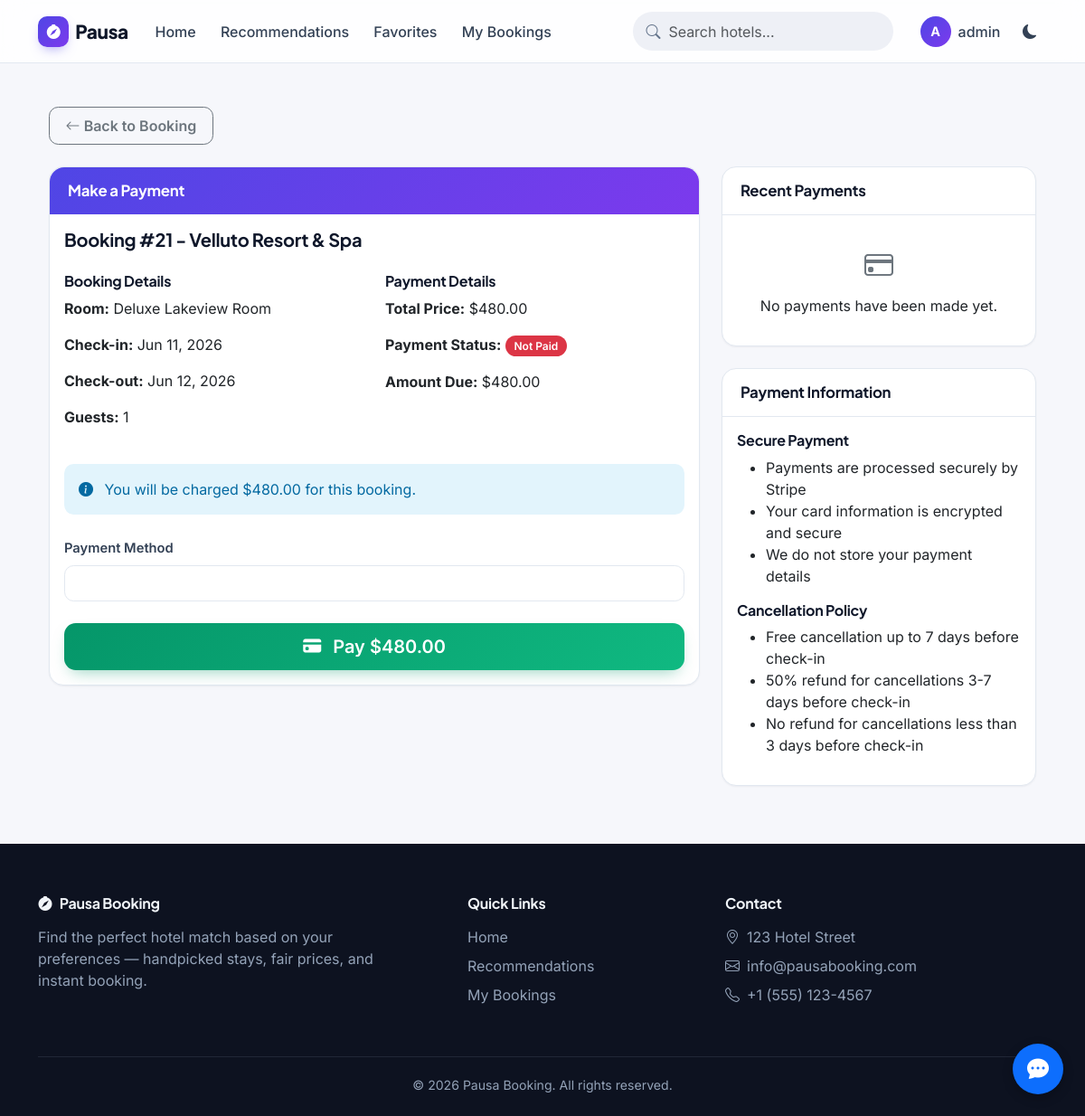
The app's page /bookings/bookings/21/payment/ (signed in) with its own data.
### accounts/models.py (models this page shows, shortened)
class User(AbstractUser):
    phone_number = models.CharField(max_length=15, blank=True)
    profile_picture = models.ImageField(upload_to='profile_pics/', blank=True, null=True)

### bookings/models.py (models this page shows, shortened)
class Booking(models.Model):
    user = models.ForeignKey(settings.AUTH_USER_MODEL, on_delete=models.CASCADE, related_name='bookings')
    room = models.ForeignKey(Room, on_delete=models.CASCADE, related_name='bookings')
    check_in_date = models.DateField()
    check_out_date = models.DateField()
    guests = models.PositiveSmallIntegerField(default=1)
    total_price = models.DecimalField(max_digits=10, decimal_places=2)
    special_requests = models.TextField(blank=True)
    status = models.CharField(
        max_length=20,
        choices=BookingStatus.choices,
        default=BookingStatus.PENDING
    )
    payment_status = models.CharField(
        max_length=20,
        choices=PaymentStatus.choices,
        default=PaymentStatus.NOT_PAID
    )
    created_at = models.DateTimeField(auto_now_add=True)
    updated_at = models.DateTimeField(auto_now=True)
    class Meta:
        ordering = ['-created_at']

### hotels/models.py (models this page shows, shortened)
class Room(models.Model):
    hotel = models.ForeignKey(Hotel, on_delete=models.CASCADE, related_name='rooms')
    name = models.CharField(max_length=100)
    description = models.TextField()
    price = models.DecimalField(max_digits=10, decimal_places=2)
    capacity = models.PositiveSmallIntegerField(default=2)
    is_available = models.BooleanField(default=True)

class Hotel(models.Model):
    name = models.CharField(max_length=200)
    description = models.TextField()
    address = models.CharField(max_length=255)
    city = models.CharField(max_length=100)
    district = models.CharField(max_length=100, blank=True)
    star_rating = models.PositiveSmallIntegerField(default=3)
    image = models.ImageField(upload_to='hotel_images/', blank=True, null=True)
    is_pet_friendly = models.BooleanField(default=False)
    is_family_friendly = models.BooleanField(default=False)
    latitude = models.FloatField(null=True, blank=True)
    longitude = models.FloatField(null=True, blank=True)
    created_at = models.DateTimeField(auto_now_add=True)
    updated_at = models.DateTimeField(auto_now=True)

### bookings/views.py (the view, shortened to what this page needs)
# urls.py: path('bookings/<int:booking_id>/payment/', views.process_payment, name='process_payment'),
@login_required
def process_payment(request, booking_id):
    booking = get_object_or_404(Booking, id=booking_id, user=request.user)
    if booking.payment_status == 'paid':
        messages.info(request, "This booking is already fully paid.")
        return redirect('booking_detail', booking_id=booking.id)
    total_paid = Payment.objects.filter(booking=booking, is_refund=False).aggregate(
        total=models.Sum('amount')
    )['total'] or 0
    total_refunded = Payment.objects.filter(booking=booking, is_refund=True).aggregate(
        total=models.Sum('amount')
    )['total'] or 0
    net_paid = total_paid - total_refunded
    amount_due = booking.total_price - net_paid
    payment_intent_data = StripeService.create_payment_intent(booking, amount_due)
    if not payment_intent_data:
        messages.error(request, "Unable to process payment at this time. Please try again later.")
        return redirect('booking_detail', booking_id=booking.id)
    recent_payments = Payment.objects.filter(booking=booking).order_by('-payment_date')[:5]
    context = {
        'booking': booking,
        'amount_due': amount_due,
        'recent_payments': recent_payments,
        'payment_history': booking.payments.all().order_by('-payment_date'),
        'stripe_publishable_key': settings.STRIPE_PUBLISHABLE_KEY,
        'client_secret': payment_intent_data['client_secret'],
        'amount_cents': payment_intent_data['amount_cents'],
    }
    return render(request, 'booking/payment_form.html', context)

### templates/booking/payment_form.html (shortened to what this page needs)
{% extends 'base.html' %}
{% block content %}
<div class="container mt-5">
    <div class="mb-4">
        <a href="{% url 'booking_detail' booking.id %}" class="btn btn-outline-secondary">
            <i class="bi bi-arrow-left"></i> Back to Booking
        </a>
    </div>
    <div class="row">
        <div class="col-lg-8">
            <div class="card mb-4">
                <div class="card-header bg-primary text-white">
                    <h4 class="mb-0">Make a Payment</h4>
                </div>
                <div class="card-body">
                    <h5 class="mb-4">Booking #{{ booking.id }} - {{ booking.room.hotel.name }}</h5>
                    <div class="row mb-4">
                        <div class="col-md-6">
                            <h6>Booking Details</h6>
                            <p><strong>Room:</strong> {{ booking.room.name }}</p>
                            <p><strong>Check-in:</strong> {{ booking.check_in_date|date:"M d, Y" }}</p>
                            <p><strong>Check-out:</strong> {{ booking.check_out_date|date:"M d, Y" }}</p>
                            <p><strong>Guests:</strong> {{ booking.guests }}</p>
                        </div>
                        <div class="col-md-6">
                            <h6>Payment Details</h6>
                            <p><strong>Total Price:</strong> ${{ booking.total_price|floatformat:2 }}</p>
                            <p><strong>Payment Status:</strong>
                                <span class="badge bg-{% if booking.payment_status == 'paid' %}success{% elif booking.payment_status == 'partially_paid' %}warning{% elif booking.payment_status == 'not_paid' %}danger{% else %}info{% endif %}">
                                    {{ booking.get_payment_status_display }}
                                </span>
                            </p>
                            <p><strong>Amount Due:</strong> ${{ amount_due|floatformat:2 }}</p>
                        </div>
                    </div>
                    {% if amount_due > 0 %}
                        <div class="alert alert-info mb-4">
                            <i class="bi bi-info-circle-fill me-2"></i>
                            You will be charged ${{ amount_due|floatformat:2 }} for this booking.
                        </div>
                        <form id="payment-form" method="post">
                            <div class="mb-4">
                                <label class="form-label">Payment Method</label>
                                <div id="card-element" class="form-control" style="height: 40px; padding: 10px;">
                                </div>
                            </div>
                            <div class="d-grid">
                                <button type="submit" id="submit-payment" class="btn btn-success btn-lg">
                                    <span id="button-text">
                                        <i class="bi bi-credit-card-fill me-2"></i> Pay ${{ amount_due|floatformat:2 }}
                                    </span>
                                </button>
                            </div>
                        </form>
                    {% else %}
                        <div class="alert alert-success">
                            <i class="bi bi-check-circle-fill me-2"></i> This booking is fully paid.
                        </div>
                    {% endif %}
                </div>
            </div>
        </div>
        <div class="col-lg-4">
            <div class="card mb-4">
                <div class="card-header bg-light">
                    <h5 class="mb-0">Recent Payments</h5>
                </div>
                <div class="card-body">
                    {% if recent_payments %}
                        <div class="list-group">
                            {% for payment in recent_payments %}
                                <div class="list-group-item">
                                    <div class="d-flex justify-content-between align-items-center">
                                        <div>
                                            <h6 class="mb-1">
                                                {% if payment.is_refund %}
                                                    <span class="text-danger">Refund</span>
                                                {% else %}
                                                    <span class="text-success">Payment</span>
                                                {% endif %}
                                            </h6>
                                            <small class="text-muted">{{ payment.payment_date|date:"M d, Y H:i" }}</small>
                                        </div>
                                        <div>
                                            <span class="{% if payment.is_refund %}text-danger{% else %}text-success{% endif %}">
                                                {% if payment.is_refund %}-{% else %}+{% endif %}${{ payment.amount|floatformat:2 }}
                                            </span>
                                        </div>
                                    </div>
                                </div>
                            {% endfor %}
                        </div>
                        <div class="mt-3 text-center">
                            <a href="{% url 'payment_history' booking.id %}" class="btn btn-outline-primary btn-sm">View All Payments</a>
                        </div>
                    {% else %}
                        <div class="text-center py-3">
                            <i class="bi bi-credit-card" style="font-size: 2rem; color: #6c757d;"></i>
                            <p class="mt-2 mb-0">No payments have been made yet.</p>
                        </div>
                    {% endif %}
                </div>
            </div>
            <div class="card">
                <div class="card-header bg-light">
                    <h5 class="mb-0">Payment Information</h5>
                </div>
                <div class="card-body">
                    <h6>Secure Payment</h6>
                    <ul>
                        <li>Payments are processed securely by Stripe</li>
                        <li>Your card information is encrypted and secure</li>
                        <li>We do not store your payment details</li>
                    </ul>
                    <h6>Cancellation Policy</h6>
                    <ul>
                        <li>Free cancellation up to 7 days before check-in</li>
                        <li>50% refund for cancellations 3-7 days before check-in</li>
                        <li>No refund for cancellations less than 3 days before check-in</li>
                    </ul>
                </div>
            </div>
        </div>
    </div>
</div>
{% endblock %}

### templates/base.html (shortened to what this page needs)
<!DOCTYPE html>
<html lang="en" data-theme="light" data-bs-theme="light">
<head>
    <link href="https://cdn.jsdelivr.net/npm/bootstrap@5.3.3/dist/css/bootstrap.min.css" rel="stylesheet">
    <link rel="stylesheet" href="https://cdn.jsdelivr.net/npm/bootstrap-icons@1.11.3/font/bootstrap-icons.css">
    <link rel="stylesheet" href="https://cdnjs.cloudflare.com/ajax/libs/font-awesome/6.5.1/css/all.min.css">
    <link rel="stylesheet" href="https://unpkg.com/leaflet@1.9.4/dist/leaflet.css"
/>
    <link rel="stylesheet" href="/static/css/app.css">
</head>
<body class="{% if user.is_authenticated %}user-logged-in{% endif %}">
    <nav class="navbar navbar-expand-lg app-navbar sticky-top">
        <div class="container">
            <a class="navbar-brand" href="{% url 'home' %}">
                <span class="brand-mark"><i class="bi bi-compass-fill"></i></span>
                Pausa
            </a>
            <div class="d-flex align-items-center order-lg-3 gap-2">
                <div class="theme-toggle-btn" title="Toggle dark/light mode">
                    <i class="bi bi-moon-fill theme-dark-icon"></i>
                </div>
            </div>
            <div class="collapse navbar-collapse order-lg-2" id="navbarNav">
                <ul class="navbar-nav me-auto mt-2 mt-lg-0">
                    <li class="nav-item">
                        <a class="nav-link {% if request.resolver_match.url_name == 'home' or request.resolver_match.url_name == 'hotel_list' %}active{% endif %}" href="{% url 'home' %}">Home</a>
                    </li>
                    {% if user.is_authenticated %}
                    <li class="nav-item">
                        <a class="nav-link {% if request.resolver_match.url_name == 'hotel_recommendations' %}active{% endif %}" href="{% url 'hotel_recommendations' %}">Recommendations</a>
                    </li>
                    <li class="nav-item">
                        <a class="nav-link {% if request.resolver_match.url_name == 'favorites' %}active{% endif %}" href="{% url 'favorites' %}">Favorites</a>
                    </li>
                    <li class="nav-item">
                        <a class="nav-link {% if request.resolver_match.url_name == 'booking_list' %}active{% endif %}" href="{% url 'booking_list' %}">My Bookings</a>
                    </li>
                    {% endif %}
                </ul>
                <form class="nav-search d-flex me-lg-3 my-2 my-lg-0" action="{% url 'search_hotels' %}" method="get">
                    <input class="form-control" type="search" name="q" placeholder="Search hotels...">
                </form>
                <ul class="navbar-nav">
                    {% if user.is_authenticated %}
                    <li class="nav-item dropdown">
                        <a class="nav-link d-flex align-items-center gap-2" href="#" id="navbarDropdown" role="button" data-bs-toggle="dropdown">
                            <span class="avatar-chip">{{ user.username|slice:":1" }}</span>
                            <span class="d-lg-none d-xl-inline">{{ user.username }}</span>
                        </a>
                    </li>
                    {% endif %}
                </ul>
            </div>
        </div>
    </nav>
    <div class="container mt-4 mb-5">
        {% block content %}{% endblock %}
    </div>
    <footer class="app-footer">
        <div class="container">
            <div class="row g-4">
                <div class="col-md-5">
                    <h5><i class="bi bi-compass-fill me-2"></i>Pausa Booking</h5>
                    <p class="mb-0 pe-md-5">Find the perfect hotel match based on your preferences — handpicked stays, fair prices, and instant booking.</p>
                </div>
                <div class="col-md-3 col-6">
                    <h6>Quick Links</h6>
                    <ul class="list-unstyled d-grid gap-2">
                        <li><a href="{% url 'home' %}">Home</a></li>
                        {% if user.is_authenticated %}
                        <li><a href="{% url 'hotel_recommendations' %}">Recommendations</a></li>
                        <li><a href="{% url 'booking_list' %}">My Bookings</a></li>
                        {% else %}
                        <li><a href="{% url 'login' %}">Login</a></li>
                        <li><a href="{% url 'signup' %}">Sign Up</a></li>
                        {% endif %}
                    </ul>
                </div>
                <div class="col-md-4 col-6">
                    <h6>Contact</h6>
                    <ul class="list-unstyled d-grid gap-2">
                        <li><i class="bi bi-geo-alt me-2"></i>123 Hotel Street</li>
                        <li><i class="bi bi-envelope me-2"></i><a href="mailto:info@pausabooking.com">info@pausabooking.com</a></li>
                        <li><i class="bi bi-telephone me-2"></i>+1 (555) 123-4567</li>
                    </ul>
                </div>
            </div>
            <div class="footer-bottom text-center">
                &copy; {% now "Y" %} Pausa Booking. All rights reserved.
            </div>
        </div>
    </footer>
    {% include 'chatbot/widget.html' %}
</body>
</html>

### records on screen
User: username "A", username "admin"
Booking: id "21", room.hotel.name "Velluto Resort & Spa", room.name "Deluxe Lakeview Room", check_in_date "Jun 11, 2026", check_out_date "Jun 12, 2026", guests "1", total_price "480.00", payment_status "Not Paid"

### other values on screen
{{ amount_due|floatformat:2 }} "480.00"
